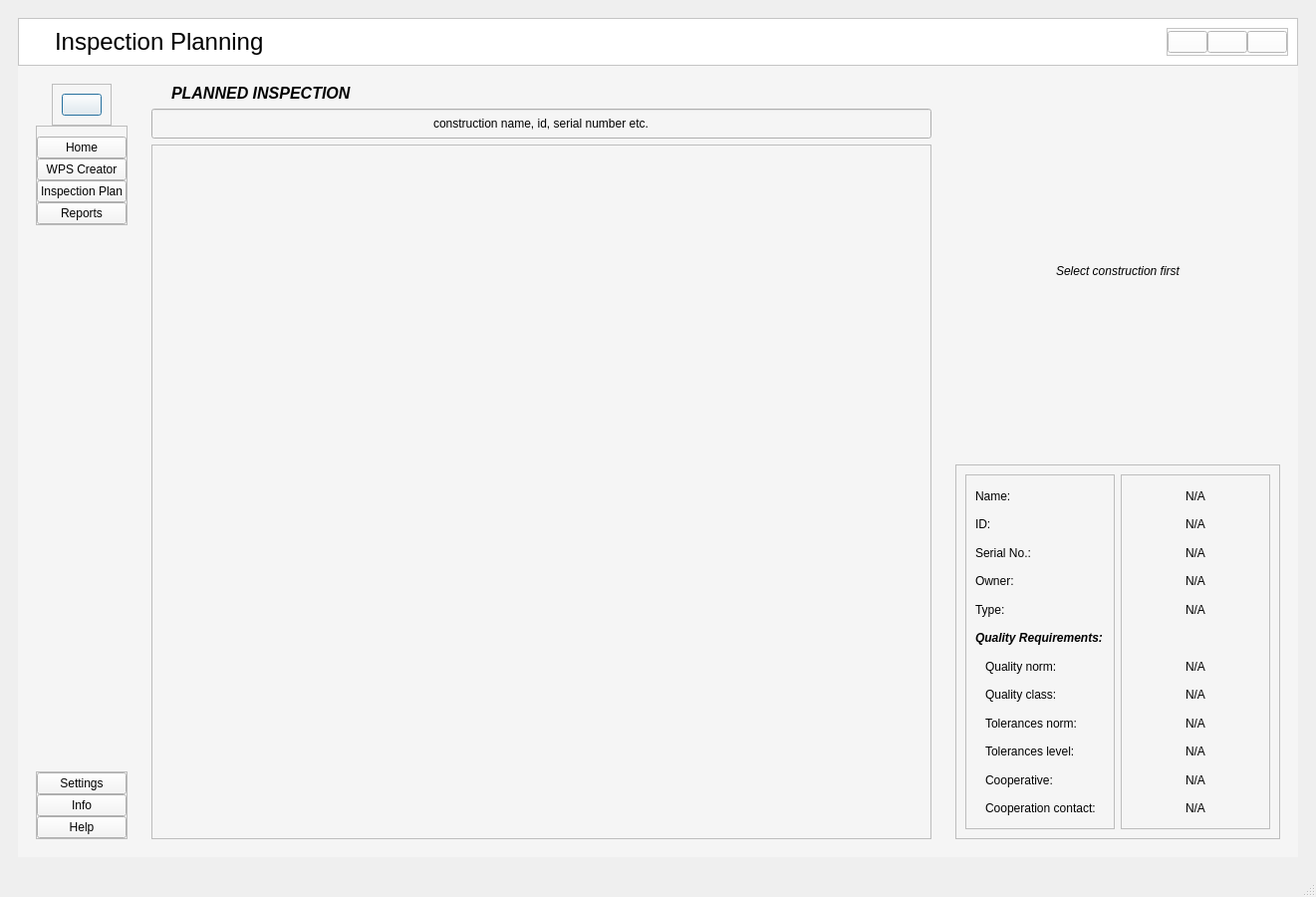
<?xml version="1.0" encoding="UTF-8"?>
<ui version="4.0">
 <class>MainWindow</class>
 <widget class="QMainWindow" name="MainWindow">
  <property name="geometry">
   <rect>
    <x>0</x>
    <y>0</y>
    <width>1321</width>
    <height>900</height>
   </rect>
  </property>
  <property name="windowTitle">
   <string>MainWindow</string>
  </property>
  <widget class="QWidget" name="centralwidget">
   <layout class="QVBoxLayout" name="verticalLayout_24">
    <item>
     <widget class="QWidget" name="widget" native="true">
      <layout class="QVBoxLayout" name="verticalLayout_7">
       <item>
        <widget class="QWidget" name="Content" native="true">
         <property name="styleSheet">
          <string notr="true">background-color: rgb(245, 245, 245);</string>
         </property>
         <layout class="QVBoxLayout" name="verticalLayout_4">
          <property name="spacing">
           <number>0</number>
          </property>
          <property name="leftMargin">
           <number>0</number>
          </property>
          <property name="topMargin">
           <number>0</number>
          </property>
          <property name="rightMargin">
           <number>0</number>
          </property>
          <property name="bottomMargin">
           <number>0</number>
          </property>
          <item>
           <widget class="QFrame" name="headerContainer_2">
            <property name="sizePolicy">
             <sizepolicy hsizetype="Preferred" vsizetype="Fixed">
              <horstretch>0</horstretch>
              <verstretch>0</verstretch>
             </sizepolicy>
            </property>
            <property name="minimumSize">
             <size>
              <width>0</width>
              <height>31</height>
             </size>
            </property>
            <property name="styleSheet">
             <string notr="true">background-color: rgb(255, 255, 255);</string>
            </property>
            <property name="frameShape">
             <enum>QFrame::StyledPanel</enum>
            </property>
            <property name="frameShadow">
             <enum>QFrame::Raised</enum>
            </property>
            <layout class="QHBoxLayout" name="horizontalLayout_6">
             <property name="spacing">
              <number>20</number>
             </property>
             <item>
              <widget class="QLabel" name="label_7">
               <property name="maximumSize">
                <size>
                 <width>95</width>
                 <height>45</height>
                </size>
               </property>
               <property name="text">
                <string/>
               </property>
               <property name="pixmap">
                <pixmap resource="../resources.qrc">:/Icons/Icons/Logo_twojpartner1.png</pixmap>
               </property>
               <property name="scaledContents">
                <bool>true</bool>
               </property>
              </widget>
             </item>
             <item>
              <widget class="QLabel" name="label_8">
               <property name="sizePolicy">
                <sizepolicy hsizetype="Expanding" vsizetype="Preferred">
                 <horstretch>0</horstretch>
                 <verstretch>0</verstretch>
                </sizepolicy>
               </property>
               <property name="font">
                <font>
                 <pointsize>18</pointsize>
                 <italic>false</italic>
                </font>
               </property>
               <property name="text">
                <string>Inspection Planning</string>
               </property>
              </widget>
             </item>
             <item>
              <widget class="QFrame" name="frame_8">
               <property name="sizePolicy">
                <sizepolicy hsizetype="Maximum" vsizetype="Preferred">
                 <horstretch>0</horstretch>
                 <verstretch>0</verstretch>
                </sizepolicy>
               </property>
               <property name="frameShape">
                <enum>QFrame::StyledPanel</enum>
               </property>
               <property name="frameShadow">
                <enum>QFrame::Raised</enum>
               </property>
               <layout class="QHBoxLayout" name="horizontalLayout_7">
                <property name="spacing">
                 <number>0</number>
                </property>
                <property name="leftMargin">
                 <number>0</number>
                </property>
                <property name="topMargin">
                 <number>0</number>
                </property>
                <property name="rightMargin">
                 <number>0</number>
                </property>
                <property name="bottomMargin">
                 <number>0</number>
                </property>
                <item alignment="Qt::AlignHCenter|Qt::AlignVCenter">
                 <widget class="QPushButton" name="minimizeBtn_2">
                  <property name="text">
                   <string/>
                  </property>
                  <property name="icon">
                   <iconset resource="../resources.qrc">
                    <normaloff>:/Icons/Icons/minus.svg</normaloff>:/Icons/Icons/minus.svg</iconset>
                  </property>
                  <property name="iconSize">
                   <size>
                    <width>24</width>
                    <height>24</height>
                   </size>
                  </property>
                 </widget>
                </item>
                <item alignment="Qt::AlignHCenter|Qt::AlignVCenter">
                 <widget class="QPushButton" name="restoreBtn_2">
                  <property name="text">
                   <string/>
                  </property>
                  <property name="icon">
                   <iconset resource="../resources.qrc">
                    <normaloff>:/Icons/Icons/square.svg</normaloff>:/Icons/Icons/square.svg</iconset>
                  </property>
                  <property name="iconSize">
                   <size>
                    <width>24</width>
                    <height>24</height>
                   </size>
                  </property>
                 </widget>
                </item>
                <item alignment="Qt::AlignHCenter|Qt::AlignVCenter">
                 <widget class="QPushButton" name="closeBtn_2">
                  <property name="text">
                   <string/>
                  </property>
                  <property name="icon">
                   <iconset resource="../resources.qrc">
                    <normaloff>:/Icons/Icons/x.svg</normaloff>:/Icons/Icons/x.svg</iconset>
                  </property>
                  <property name="iconSize">
                   <size>
                    <width>24</width>
                    <height>24</height>
                   </size>
                  </property>
                 </widget>
                </item>
               </layout>
              </widget>
             </item>
            </layout>
           </widget>
          </item>
          <item>
           <widget class="QWidget" name="SubContent_2" native="true">
            <property name="styleSheet">
             <string notr="true"/>
            </property>
            <layout class="QHBoxLayout" name="horizontalLayout_3">
             <item>
              <widget class="QWidget" name="leftSidedContent_2" native="true">
               <property name="minimumSize">
                <size>
                 <width>0</width>
                 <height>0</height>
                </size>
               </property>
               <property name="styleSheet">
                <string notr="true">QLabel{
	background-color: rgb(255, 255, 255);
}</string>
               </property>
               <layout class="QHBoxLayout" name="horizontalLayout_8">
                <item>
                 <widget class="QWidget" name="LMenuSubContainer" native="true">
                  <property name="styleSheet">
                   <string notr="true">QPushButtonhover{
	background-color: rgb(255, 255, 255);
}
</string>
                  </property>
                  <layout class="QVBoxLayout" name="verticalLayout_5">
                   <property name="spacing">
                    <number>0</number>
                   </property>
                   <property name="leftMargin">
                    <number>0</number>
                   </property>
                   <property name="topMargin">
                    <number>0</number>
                   </property>
                   <property name="rightMargin">
                    <number>0</number>
                   </property>
                   <property name="bottomMargin">
                    <number>0</number>
                   </property>
                   <item alignment="Qt::AlignHCenter|Qt::AlignTop">
                    <widget class="QFrame" name="frame_2">
                     <property name="frameShape">
                      <enum>QFrame::StyledPanel</enum>
                     </property>
                     <property name="frameShadow">
                      <enum>QFrame::Raised</enum>
                     </property>
                     <layout class="QVBoxLayout" name="verticalLayout_12">
                      <item alignment="Qt::AlignHCenter|Qt::AlignVCenter">
                       <widget class="QPushButton" name="MenuBtn">
                        <property name="sizePolicy">
                         <sizepolicy hsizetype="Preferred" vsizetype="Fixed">
                          <horstretch>0</horstretch>
                          <verstretch>0</verstretch>
                         </sizepolicy>
                        </property>
                        <property name="minimumSize">
                         <size>
                          <width>0</width>
                          <height>0</height>
                         </size>
                        </property>
                        <property name="sizeIncrement">
                         <size>
                          <width>0</width>
                          <height>0</height>
                         </size>
                        </property>
                        <property name="toolTip">
                         <string>Menu</string>
                        </property>
                        <property name="text">
                         <string/>
                        </property>
                        <property name="icon">
                         <iconset resource="../resources.qrc">
                          <normaloff>:/Icons/Icons/align-justify.svg</normaloff>:/Icons/Icons/align-justify.svg</iconset>
                        </property>
                        <property name="iconSize">
                         <size>
                          <width>32</width>
                          <height>32</height>
                         </size>
                        </property>
                        <property name="default">
                         <bool>true</bool>
                        </property>
                       </widget>
                      </item>
                     </layout>
                    </widget>
                   </item>
                   <item>
                    <widget class="QFrame" name="frame_3">
                     <property name="sizePolicy">
                      <sizepolicy hsizetype="Preferred" vsizetype="Preferred">
                       <horstretch>0</horstretch>
                       <verstretch>0</verstretch>
                      </sizepolicy>
                     </property>
                     <property name="maximumSize">
                      <size>
                       <width>16777215</width>
                       <height>16777215</height>
                      </size>
                     </property>
                     <property name="sizeIncrement">
                      <size>
                       <width>0</width>
                       <height>6</height>
                      </size>
                     </property>
                     <property name="styleSheet">
                      <string notr="true">QPushButtonhover{
	background-color: rgb(255, 255, 255);
}
</string>
                     </property>
                     <property name="frameShape">
                      <enum>QFrame::StyledPanel</enum>
                     </property>
                     <property name="frameShadow">
                      <enum>QFrame::Raised</enum>
                     </property>
                     <layout class="QVBoxLayout" name="verticalLayout_13">
                      <property name="spacing">
                       <number>0</number>
                      </property>
                      <property name="leftMargin">
                       <number>0</number>
                      </property>
                      <property name="topMargin">
                       <number>10</number>
                      </property>
                      <property name="rightMargin">
                       <number>0</number>
                      </property>
                      <property name="bottomMargin">
                       <number>0</number>
                      </property>
                      <item>
                       <widget class="QPushButton" name="HomeBtn">
                        <property name="toolTip">
                         <string>Home</string>
                        </property>
                        <property name="text">
                         <string>Home</string>
                        </property>
                        <property name="icon">
                         <iconset resource="../resources.qrc">
                          <normaloff>:/Icons/Icons/home.svg</normaloff>:/Icons/Icons/home.svg</iconset>
                        </property>
                        <property name="iconSize">
                         <size>
                          <width>32</width>
                          <height>32</height>
                         </size>
                        </property>
                       </widget>
                      </item>
                      <item>
                       <widget class="QPushButton" name="wpsCreatorBtn">
                        <property name="toolTip">
                         <string>WPS Creator</string>
                        </property>
                        <property name="text">
                         <string>WPS Creator</string>
                        </property>
                        <property name="icon">
                         <iconset resource="../resources.qrc">
                          <normaloff>:/Icons/Icons/clipboard.svg</normaloff>:/Icons/Icons/clipboard.svg</iconset>
                        </property>
                        <property name="iconSize">
                         <size>
                          <width>32</width>
                          <height>32</height>
                         </size>
                        </property>
                       </widget>
                      </item>
                      <item>
                       <widget class="QPushButton" name="InspectionPlanBtn">
                        <property name="maximumSize">
                         <size>
                          <width>16777215</width>
                          <height>40</height>
                         </size>
                        </property>
                        <property name="toolTip">
                         <string>Inspection Plan</string>
                        </property>
                        <property name="text">
                         <string>Inspection Plan</string>
                        </property>
                        <property name="icon">
                         <iconset resource="../resources.qrc">
                          <normaloff>:/Icons/Icons/iconmonstr-magnifier-3.svg</normaloff>:/Icons/Icons/iconmonstr-magnifier-3.svg</iconset>
                        </property>
                        <property name="iconSize">
                         <size>
                          <width>28</width>
                          <height>28</height>
                         </size>
                        </property>
                       </widget>
                      </item>
                      <item>
                       <widget class="QPushButton" name="ReportsBtn">
                        <property name="toolTip">
                         <string>Reports</string>
                        </property>
                        <property name="text">
                         <string>Reports</string>
                        </property>
                        <property name="icon">
                         <iconset resource="../resources.qrc">
                          <normaloff>:/Icons/Icons/file.svg</normaloff>:/Icons/Icons/file.svg</iconset>
                        </property>
                        <property name="iconSize">
                         <size>
                          <width>32</width>
                          <height>32</height>
                         </size>
                        </property>
                       </widget>
                      </item>
                     </layout>
                    </widget>
                   </item>
                   <item>
                    <spacer name="verticalSpacer">
                     <property name="orientation">
                      <enum>Qt::Vertical</enum>
                     </property>
                     <property name="sizeHint" stdset="0">
                      <size>
                       <width>20</width>
                       <height>40</height>
                      </size>
                     </property>
                    </spacer>
                   </item>
                   <item alignment="Qt::AlignBottom">
                    <widget class="QFrame" name="frame_4">
                     <property name="frameShape">
                      <enum>QFrame::StyledPanel</enum>
                     </property>
                     <property name="frameShadow">
                      <enum>QFrame::Raised</enum>
                     </property>
                     <layout class="QVBoxLayout" name="verticalLayout_23">
                      <property name="spacing">
                       <number>0</number>
                      </property>
                      <property name="leftMargin">
                       <number>0</number>
                      </property>
                      <property name="topMargin">
                       <number>0</number>
                      </property>
                      <property name="rightMargin">
                       <number>0</number>
                      </property>
                      <property name="bottomMargin">
                       <number>0</number>
                      </property>
                      <item>
                       <widget class="QPushButton" name="SettingsBtn">
                        <property name="toolTip">
                         <string>Settings</string>
                        </property>
                        <property name="text">
                         <string>Settings</string>
                        </property>
                        <property name="icon">
                         <iconset resource="../resources.qrc">
                          <normaloff>:/Icons/Icons/settings.svg</normaloff>:/Icons/Icons/settings.svg</iconset>
                        </property>
                        <property name="iconSize">
                         <size>
                          <width>32</width>
                          <height>32</height>
                         </size>
                        </property>
                       </widget>
                      </item>
                      <item>
                       <widget class="QPushButton" name="InfoBtn">
                        <property name="toolTip">
                         <string>Info</string>
                        </property>
                        <property name="text">
                         <string>Info</string>
                        </property>
                        <property name="icon">
                         <iconset resource="../resources.qrc">
                          <normaloff>:/Icons/Icons/info.svg</normaloff>:/Icons/Icons/info.svg</iconset>
                        </property>
                        <property name="iconSize">
                         <size>
                          <width>32</width>
                          <height>32</height>
                         </size>
                        </property>
                       </widget>
                      </item>
                      <item>
                       <widget class="QPushButton" name="HelpBtn">
                        <property name="toolTip">
                         <string>Help</string>
                        </property>
                        <property name="text">
                         <string>Help</string>
                        </property>
                        <property name="icon">
                         <iconset resource="../resources.qrc">
                          <normaloff>:/Icons/Icons/help-circle.svg</normaloff>:/Icons/Icons/help-circle.svg</iconset>
                        </property>
                        <property name="iconSize">
                         <size>
                          <width>32</width>
                          <height>32</height>
                         </size>
                        </property>
                       </widget>
                      </item>
                     </layout>
                    </widget>
                   </item>
                  </layout>
                 </widget>
                </item>
               </layout>
              </widget>
             </item>
             <item>
              <widget class="QWidget" name="middleSidedContent_2" native="true">
               <property name="sizePolicy">
                <sizepolicy hsizetype="Preferred" vsizetype="Preferred">
                 <horstretch>0</horstretch>
                 <verstretch>0</verstretch>
                </sizepolicy>
               </property>
               <property name="minimumSize">
                <size>
                 <width>0</width>
                 <height>0</height>
                </size>
               </property>
               <layout class="QVBoxLayout" name="verticalLayout_6">
                <item alignment="Qt::AlignTop">
                 <widget class="QLabel" name="label">
                  <property name="font">
                   <font>
                    <pointsize>12</pointsize>
                    <weight>75</weight>
                    <italic>true</italic>
                    <bold>true</bold>
                   </font>
                  </property>
                  <property name="text">
                   <string>PLANNED INSPECTION</string>
                  </property>
                  <property name="alignment">
                   <set>Qt::AlignLeading|Qt::AlignLeft|Qt::AlignVCenter</set>
                  </property>
                  <property name="indent">
                   <number>20</number>
                  </property>
                 </widget>
                </item>
                <item alignment="Qt::AlignTop">
                 <widget class="QLineEdit" name="lineEdit">
                  <property name="minimumSize">
                   <size>
                    <width>0</width>
                    <height>30</height>
                   </size>
                  </property>
                  <property name="text">
                   <string>construction name, id, serial number etc.</string>
                  </property>
                  <property name="alignment">
                   <set>Qt::AlignCenter</set>
                  </property>
                 </widget>
                </item>
                <item>
                 <widget class="QScrollArea" name="scrollArea">
                  <property name="styleSheet">
                   <string notr="true"/>
                  </property>
                  <property name="widgetResizable">
                   <bool>true</bool>
                  </property>
                  <widget class="QWidget" name="scrollAreaWidgetContents">
                   <property name="geometry">
                    <rect>
                     <x>0</x>
                     <y>0</y>
                     <width>758</width>
                     <height>659</height>
                    </rect>
                   </property>
                   <layout class="QVBoxLayout" name="verticalLayout_9"/>
                  </widget>
                 </widget>
                </item>
               </layout>
              </widget>
             </item>
             <item>
              <widget class="QWidget" name="rightSidedContent_2" native="true">
               <layout class="QVBoxLayout" name="verticalLayout_8">
                <item alignment="Qt::AlignHCenter|Qt::AlignVCenter">
                 <widget class="QLabel" name="label_2">
                  <property name="minimumSize">
                   <size>
                    <width>300</width>
                    <height>300</height>
                   </size>
                  </property>
                  <property name="font">
                   <font>
                    <italic>true</italic>
                   </font>
                  </property>
                  <property name="text">
                   <string>Select construction first</string>
                  </property>
                  <property name="alignment">
                   <set>Qt::AlignCenter</set>
                  </property>
                 </widget>
                </item>
                <item>
                 <widget class="QFrame" name="frame">
                  <property name="frameShape">
                   <enum>QFrame::StyledPanel</enum>
                  </property>
                  <property name="frameShadow">
                   <enum>QFrame::Raised</enum>
                  </property>
                  <layout class="QHBoxLayout" name="horizontalLayout_2">
                   <item>
                    <widget class="QFrame" name="frame_6">
                     <property name="minimumSize">
                      <size>
                       <width>150</width>
                       <height>0</height>
                      </size>
                     </property>
                     <property name="frameShape">
                      <enum>QFrame::StyledPanel</enum>
                     </property>
                     <property name="frameShadow">
                      <enum>QFrame::Raised</enum>
                     </property>
                     <layout class="QVBoxLayout" name="verticalLayout_10">
                      <item>
                       <widget class="QLabel" name="label_3">
                        <property name="text">
                         <string>Name:</string>
                        </property>
                       </widget>
                      </item>
                      <item>
                       <widget class="QLabel" name="label_4">
                        <property name="text">
                         <string>ID:</string>
                        </property>
                       </widget>
                      </item>
                      <item>
                       <widget class="QLabel" name="label_9">
                        <property name="text">
                         <string>Serial No.:</string>
                        </property>
                       </widget>
                      </item>
                      <item>
                       <widget class="QLabel" name="label_10">
                        <property name="text">
                         <string>Owner:</string>
                        </property>
                       </widget>
                      </item>
                      <item>
                       <widget class="QLabel" name="label_11">
                        <property name="text">
                         <string>Type:</string>
                        </property>
                       </widget>
                      </item>
                      <item>
                       <widget class="QLabel" name="label_12">
                        <property name="font">
                         <font>
                          <weight>75</weight>
                          <italic>true</italic>
                          <bold>true</bold>
                         </font>
                        </property>
                        <property name="text">
                         <string>Quality Requirements:</string>
                        </property>
                       </widget>
                      </item>
                      <item>
                       <widget class="QLabel" name="label_27">
                        <property name="text">
                         <string>Quality norm:</string>
                        </property>
                        <property name="indent">
                         <number>10</number>
                        </property>
                       </widget>
                      </item>
                      <item>
                       <widget class="QLabel" name="label_28">
                        <property name="text">
                         <string>Quality class:</string>
                        </property>
                        <property name="indent">
                         <number>10</number>
                        </property>
                       </widget>
                      </item>
                      <item>
                       <widget class="QLabel" name="label_29">
                        <property name="text">
                         <string>Tolerances norm:</string>
                        </property>
                        <property name="indent">
                         <number>10</number>
                        </property>
                       </widget>
                      </item>
                      <item>
                       <widget class="QLabel" name="label_30">
                        <property name="text">
                         <string>Tolerances level:</string>
                        </property>
                        <property name="indent">
                         <number>10</number>
                        </property>
                       </widget>
                      </item>
                      <item>
                       <widget class="QLabel" name="label_31">
                        <property name="text">
                         <string>Cooperative:</string>
                        </property>
                        <property name="indent">
                         <number>10</number>
                        </property>
                       </widget>
                      </item>
                      <item>
                       <widget class="QLabel" name="label_32">
                        <property name="text">
                         <string>Cooperation contact:</string>
                        </property>
                        <property name="indent">
                         <number>10</number>
                        </property>
                       </widget>
                      </item>
                     </layout>
                    </widget>
                   </item>
                   <item>
                    <widget class="QFrame" name="frame_7">
                     <property name="minimumSize">
                      <size>
                       <width>150</width>
                       <height>0</height>
                      </size>
                     </property>
                     <property name="frameShape">
                      <enum>QFrame::StyledPanel</enum>
                     </property>
                     <property name="frameShadow">
                      <enum>QFrame::Raised</enum>
                     </property>
                     <layout class="QVBoxLayout" name="verticalLayout_11">
                      <item>
                       <widget class="QLabel" name="label_42">
                        <property name="text">
                         <string>N/A</string>
                        </property>
                        <property name="alignment">
                         <set>Qt::AlignCenter</set>
                        </property>
                       </widget>
                      </item>
                      <item>
                       <widget class="QLabel" name="label_34">
                        <property name="text">
                         <string>N/A</string>
                        </property>
                        <property name="alignment">
                         <set>Qt::AlignCenter</set>
                        </property>
                       </widget>
                      </item>
                      <item>
                       <widget class="QLabel" name="label_33">
                        <property name="text">
                         <string>N/A</string>
                        </property>
                        <property name="alignment">
                         <set>Qt::AlignCenter</set>
                        </property>
                       </widget>
                      </item>
                      <item>
                       <widget class="QLabel" name="label_37">
                        <property name="text">
                         <string>N/A</string>
                        </property>
                        <property name="alignment">
                         <set>Qt::AlignCenter</set>
                        </property>
                       </widget>
                      </item>
                      <item>
                       <widget class="QLabel" name="label_43">
                        <property name="text">
                         <string>N/A</string>
                        </property>
                        <property name="alignment">
                         <set>Qt::AlignCenter</set>
                        </property>
                       </widget>
                      </item>
                      <item>
                       <widget class="QLabel" name="label_36">
                        <property name="text">
                         <string/>
                        </property>
                       </widget>
                      </item>
                      <item>
                       <widget class="QLabel" name="label_39">
                        <property name="text">
                         <string>N/A</string>
                        </property>
                        <property name="alignment">
                         <set>Qt::AlignCenter</set>
                        </property>
                       </widget>
                      </item>
                      <item>
                       <widget class="QLabel" name="label_38">
                        <property name="text">
                         <string>N/A</string>
                        </property>
                        <property name="alignment">
                         <set>Qt::AlignCenter</set>
                        </property>
                       </widget>
                      </item>
                      <item>
                       <widget class="QLabel" name="label_44">
                        <property name="text">
                         <string>N/A</string>
                        </property>
                        <property name="alignment">
                         <set>Qt::AlignCenter</set>
                        </property>
                       </widget>
                      </item>
                      <item>
                       <widget class="QLabel" name="label_40">
                        <property name="text">
                         <string>N/A</string>
                        </property>
                        <property name="alignment">
                         <set>Qt::AlignCenter</set>
                        </property>
                       </widget>
                      </item>
                      <item>
                       <widget class="QLabel" name="label_41">
                        <property name="text">
                         <string>N/A</string>
                        </property>
                        <property name="alignment">
                         <set>Qt::AlignCenter</set>
                        </property>
                       </widget>
                      </item>
                      <item>
                       <widget class="QLabel" name="label_35">
                        <property name="text">
                         <string>N/A</string>
                        </property>
                        <property name="alignment">
                         <set>Qt::AlignCenter</set>
                        </property>
                       </widget>
                      </item>
                     </layout>
                    </widget>
                   </item>
                  </layout>
                 </widget>
                </item>
               </layout>
              </widget>
             </item>
            </layout>
           </widget>
          </item>
         </layout>
        </widget>
       </item>
      </layout>
     </widget>
    </item>
   </layout>
  </widget>
  <widget class="QMenuBar" name="menubar">
   <property name="geometry">
    <rect>
     <x>0</x>
     <y>0</y>
     <width>1321</width>
     <height>21</height>
    </rect>
   </property>
  </widget>
  <widget class="QStatusBar" name="statusbar"/>
 </widget>
 <resources>
  <include location="../resources.qrc"/>
  <include location="../resources.qrc"/>
  <include location="C:/Users/Młody/.designer/resources.qrc"/>
 </resources>
 <connections/>
</ui>
